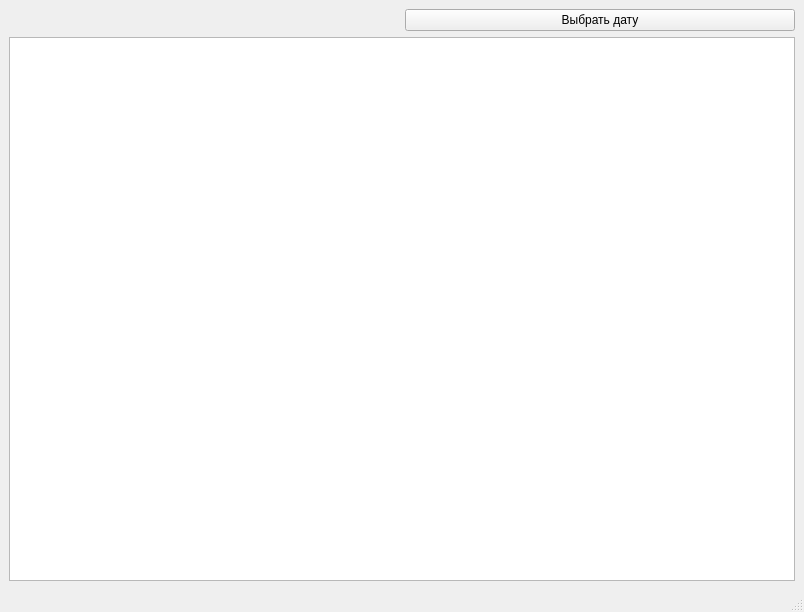
<?xml version="1.0" encoding="UTF-8"?>
<ui version="4.0">
 <class>MainWindow</class>
 <widget class="QMainWindow" name="MainWindow">
  <property name="geometry">
   <rect>
    <x>0</x>
    <y>0</y>
    <width>804</width>
    <height>612</height>
   </rect>
  </property>
  <property name="windowTitle">
   <string>MainWindow</string>
  </property>
  <widget class="QWidget" name="centralwidget">
   <layout class="QGridLayout" name="gridLayout">
    <item row="0" column="0">
     <widget class="QLabel" name="label">
      <property name="text">
       <string/>
      </property>
     </widget>
    </item>
    <item row="0" column="1">
     <widget class="QPushButton" name="pushButton">
      <property name="text">
       <string>Выбрать дату</string>
      </property>
     </widget>
    </item>
    <item row="1" column="0" colspan="2">
     <widget class="QTableWidget" name="tableWidget"/>
    </item>
   </layout>
  </widget>
  <widget class="QMenuBar" name="menubar">
   <property name="geometry">
    <rect>
     <x>0</x>
     <y>0</y>
     <width>804</width>
     <height>21</height>
    </rect>
   </property>
  </widget>
  <widget class="QStatusBar" name="statusbar"/>
 </widget>
 <resources/>
 <connections/>
</ui>
